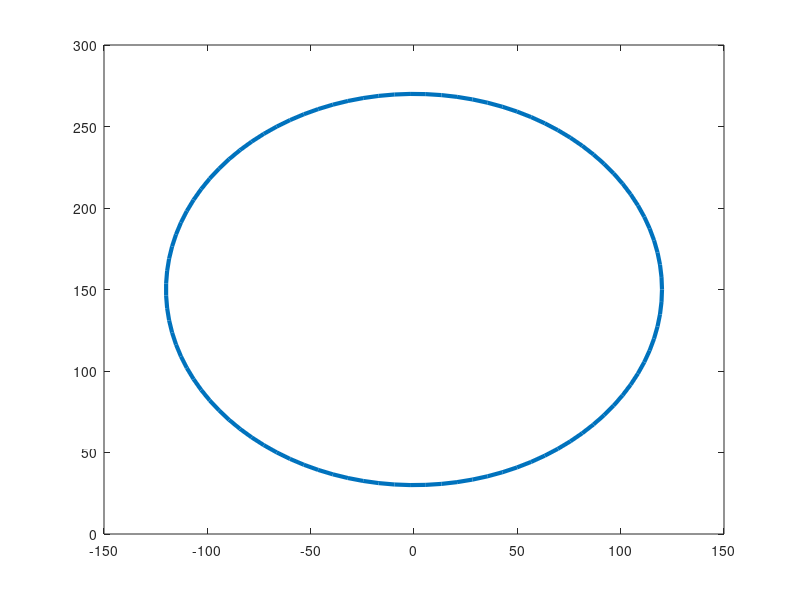

The MATLAB script that drew this image:
y0 = 0;
z0 = 150;
radius = 120;
num_samples = 50;
measureCenter = [0 0 z0];

[y, z] = meshgrid(linspace(y0-radius, y0+radius, num_samples), ...
    linspace(z0-radius, z0+radius, num_samples));

mask = (y - y0).^2 + (z - z0).^2 <= radius^2;
y = y(mask);
z = z(mask);
plot(y, z, "*")
buf = size(y);
num_point = buf(1)

if isempty(y) || isempty(z)
    error(['No points within the specified radius. ' ...
    'Please check your radius and num_samples values.'])
end

original_los_vectors = [240 * ones(num_point, 1), y, z] - repmat(measureCenter, num_point, 1);
los_magnitudes = sqrt(sum(original_los_vectors.^2, 2)); % Magnitude of each LOS vector
los_unit_vectors = original_los_vectors ./ los_magnitudes; % Normalize to get unit vectors

%%
radius = 120;
y0 = 0;
z0 = 150;
theta = linspace(0, 2*pi, 100);
y = y0 + radius * cos(theta);
z = z0 + radius * sin(theta);
plot(y, z, "-", 'LineWidth',3);